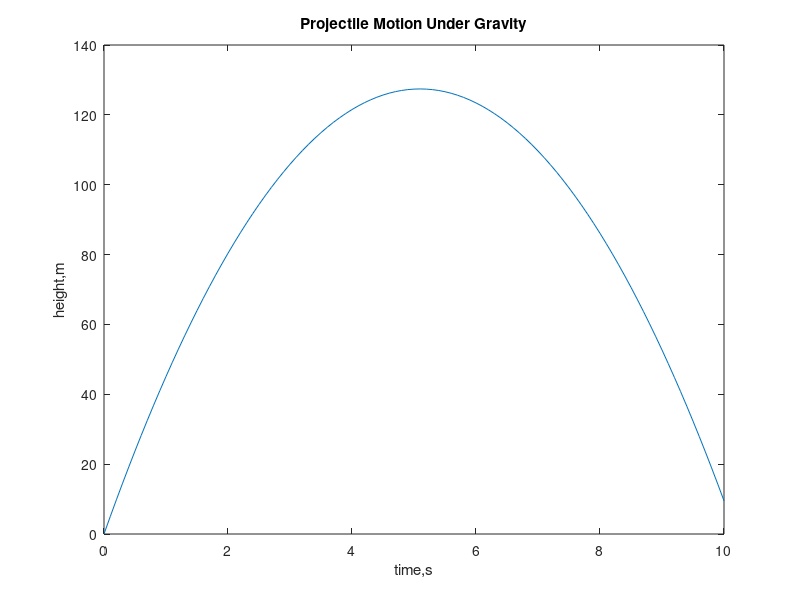

Recreate this plot in MATLAB.
gravity = 9.81; %defining gravity in m/s^2

initialVelocity = 50; %starting velocity in m^s

t=0:.1:10; %defining a time vector from 0 to 10 in intervals of .1 sec

y=initialVelocity.*t - (.5).*(gravity).*(t.^2);  %

plot(t,y)   %this plots the height vs. time graph
xlabel('time,s')
ylabel('height,m')
title('Projectile Motion Under Gravity')